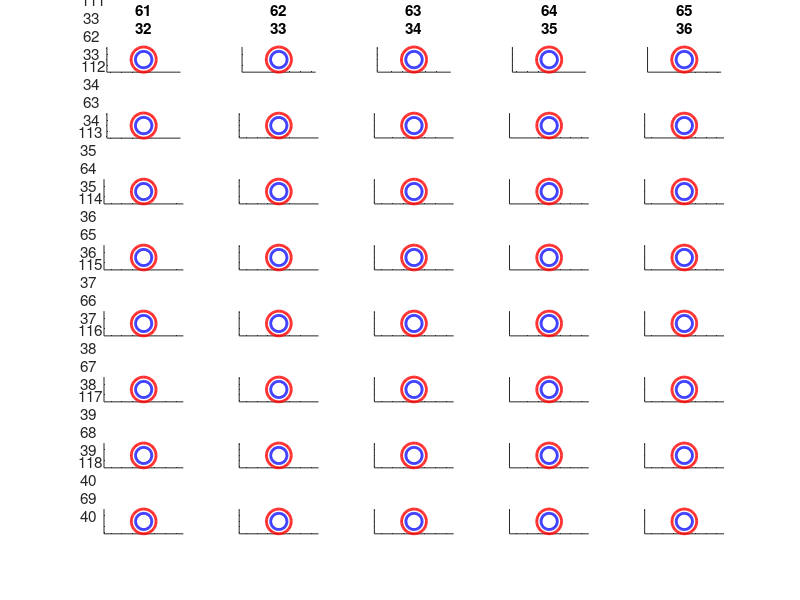

Here is the MATLAB script that generated this plot: (Note: this script raises an error after producing the figure.)
clear; clc; close all;

mu_sun = 132712000000;                    % [km^3 s^-2]

r_earth_sun = 149.6e6;                    % [km]
r_mars_sun = 227.9e6;                     % [km]

T_earth = 2*pi * sqrt(r_earth_sun^3 / mu_sun);
T_mars = 2*pi * sqrt(r_mars_sun^3 / mu_sun);

T_ratio = T_mars / T_earth;

T_transfer = T_ratio * 3600*24*365;

S = 1 / (1/T_earth - 1/T_mars);

ns = 1:8;

thetas = linspace(0, 2*pi, 100);

max_revs = 5;

for i = 1:length(ns)
    subplot(length(ns), max_revs, 1+(i-1)*max_revs)
    ylabel("n = " + i)
    for j = 1:max_revs
        if i == 1
            subplot(length(ns), max_revs, 1+(i-1)*max_revs + j-1)
            title("R = " + (j-1))
        end

        figure(1)
        subplot(length(ns), max_revs, (i-1)*max_revs + j)
        hold on
        plot(r_earth_sun*cos(thetas), r_earth_sun*sin(thetas), 'b', 'LineWidth', 2)
        plot(r_mars_sun*cos(thetas), r_mars_sun*sin(thetas), 'r', 'LineWidth', 2)

        set(gca, 'XTickLabel', {});
        set(gca, 'YTickLabel', {});

        hYLabel = get(gca, 'YLabel');
        set(hYLabel, 'Rotation', 0);
        axis equal
    end
end

for i = 1:length(ns)

    n = ns(i);

    tof = n*S;

    R1 = r_earth_sun * [1; 0; 0];
    omega_earth = 2*pi / T_earth;   % rad/s
    theta = omega_earth * tof;      % radians
    R2 = r_earth_sun * [cos(2*pi*tof/T_earth); sin(2*pi*tof/T_earth); 0];

    [v_D_list, v_A_list] = lambert(R1, R2, tof, mu_sun, 1200, 1000);

    sqr = ceil(sqrt(length(v_D_list)));
    sqr1 = ceil(length(v_D_list) / sqr);

    for z=1:width(v_D_list)
        figure(1)

        v_D = v_D_list{z};

        T = orbital_period(R1, v_D_list{z}, mu_sun);
        revs = tof / T;
        if imag(tof) ~= 0 || revs > max_revs
            continue
        end

        subplot(length(ns), max_revs, 1+(i-1)*max_revs + floor(revs))

        plot_orbit_from_state(R1, v_D, mu_sun, '-k', 1); hold on

        axis equal

        axis('padded');
    end
end

sgtitle("Earth Cycler Orbits from Lambert's Problem")
fontsize(16,"points")


function T = orbital_period(r_vec, v_vec, mu)
r = norm(r_vec);
v = norm(v_vec);
epsilon = v^2/2 - mu/r;
a = -mu/(2*epsilon);
T = 2*pi*sqrt(a^3/mu);
end
